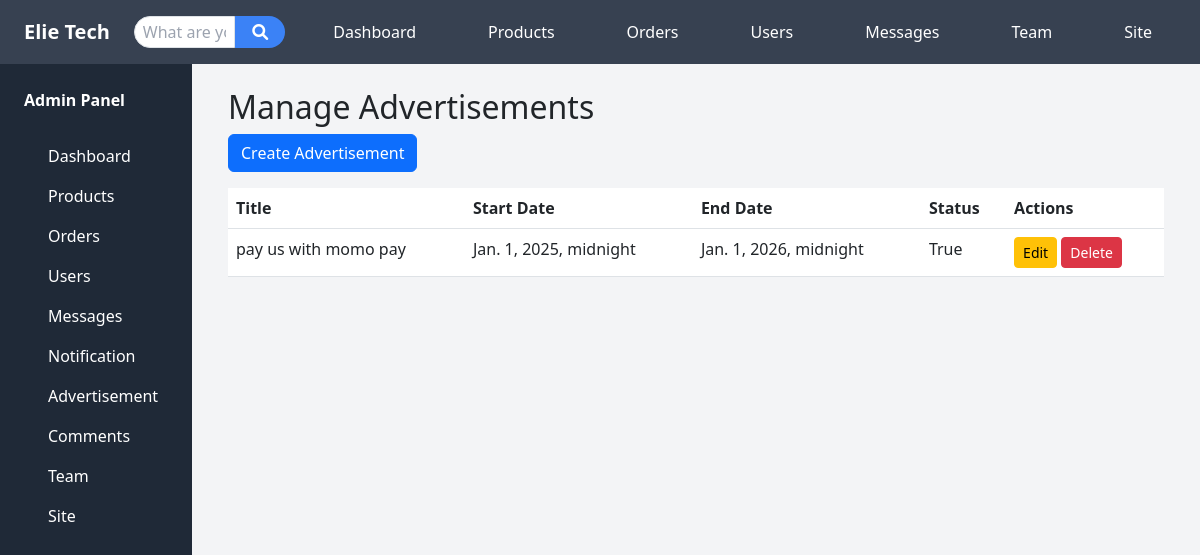
The app's page /advertisements/ with its own data.
### store/models.py (models this page shows, shortened)
class Advertisement(models.Model):
    title = models.CharField(max_length=255)
    image = models.ImageField(upload_to='advertisements/', blank=True, null=True)
    link = models.URLField(blank=True, null=True)  # Link to the product or promo page
    start_date = models.DateTimeField()
    end_date = models.DateTimeField()
    active = models.BooleanField(default=True)

### store/views.py (the view)
# urls.py: path('advertisements/', views.advertisement_list, name='advertisement_list'),
def advertisement_list(request):
    advertisements = Advertisement.objects.all().order_by('-start_date')
    return render(request, 'admin/advertisement_list.html', {'advertisements': advertisements})

### store/context_processors.py (called while the page is built)
def unread_message_count(request):
    unread_count = 0
    if request.user.is_authenticated:
        unread_count = Message.objects.filter(
            recipient=request.user,  # <-- Fix here
            is_read=False
        ).count()
    return {'unread_message_count': unread_count}

### templates/admin/advertisement_list.html
{% extends 'admin/base.html' %}
{% block content %}
    <h2>Manage Advertisements</h2>
    <a href="{% url 'create_advertisement' %}" class="btn btn-primary">Create Advertisement</a>
    <table class="table mt-3">
        <thead>
            <tr>
                <th>Title</th>
                <th>Start Date</th>
                <th>End Date</th>
                <th>Status</th>
                <th>Actions</th>
            </tr>
        </thead>
        <tbody>
            {% for ad in advertisements %}
                <tr>
                    <td>{{ ad.title }}</td>
                    <td>{{ ad.start_date }}</td>
                    <td>{{ ad.end_date }}</td>
                    <td>{{ ad.active }}</td>
                    <td>
                        <a href="{% url 'edit_advertisement' ad.pk %}" class="btn btn-warning btn-sm">Edit</a>
                        <a href="{% url 'delete_advertisement' ad.pk %}" class="btn btn-danger btn-sm" onclick="return confirm('Are you sure?')">Delete</a>
                    </td>
                </tr>
            {% endfor %}
        </tbody>
    </table>
{% endblock %}

### records on screen
Advertisement: title "pay us with momo pay", start_date "Jan. 1, 2025, midnight", end_date "Jan. 1, 2026, midnight", active "True"
